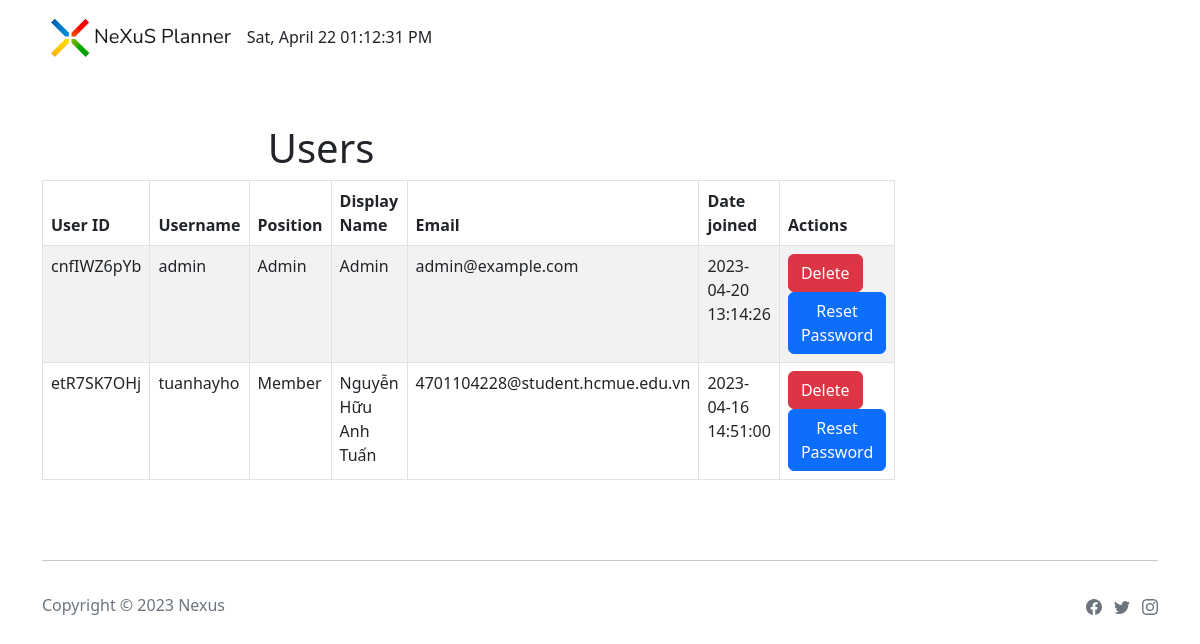
The page /users.php on the database its author committed.
### tables this page shows
CREATE TABLE `user` (
  `UserID` varchar(50) NOT NULL,
  `UserName` varchar(50) DEFAULT NULL,
  `FullName` varchar(100) DEFAULT NULL,
  `Email` varchar(50) DEFAULT NULL,
  `Password` varchar(100) DEFAULT NULL,
  `Position` varchar(50) DEFAULT NULL,
  `JoinDate` timestamp NOT NULL DEFAULT current_timestamp()
);

### users.php (the view, shortened to what this page needs)
<?php
include_once "header.php";
include("includes/db.php");
?>
<div class="container">
    <div id="usersbox" style="margin-top:50px;" class="mainbox col-md-6 col-md-offset-3 col-sm-8 col-sm-offset-2">
        <h1 class="text-center">Users </h1>
        <table class="table table-striped table-bordered table-hover">
            <thead class="thead-light">
                <tr>
                    <th scope="row">User ID</th>
                    <th scope="row">Username</th>
                    <th scope="row">Position</th>
                    <th scope="row">Display Name</th>
                    <th scope="row">Email</th>
                    <th scope="row">Date joined</th>
                    <th scope="row">Actions</th>
                </tr>
            </thead>
            <tbody>
                <?php
                $sql = "SELECT * FROM user";
                $result = mysqli_query($conn, $sql);
                if (mysqli_num_rows($result) > 0) {
                    while ($row = mysqli_fetch_assoc($result)) {
                        echo "<tr>";
                        echo "<td>" . $row["UserID"] . "</td>";
                        echo "<td>" . $row["UserName"] . "</td>";
                        echo "<td>" . $row["Position"] . "</td>";
                        echo "<td>" . $row["FullName"] . "</td>";
                        echo "<td>" . $row["Email"] . "</td>";
                        echo "<td>" . $row["JoinDate"] . "</td>";
                        echo '<td>
                                <form method="post" action="delete_user.php">
                                    <input type="hidden" name="user_id" value="' . $row["UserID"] . '">
                                    <button type="submit" class="btn btn-danger">Delete</button>
                                </form>
                                <form method="post" action="reset_password.php">
                                    <input type="hidden" name="user_id" value="' . $row["UserID"] . '">
                                    <button type="submit" class="btn btn-primary">Reset Password</button>
                                </form>
                            </td>';
                        echo "</tr>";
                    }
                } else {
                    echo "<tr><td colspan='4'>No users found</td></tr>";
                }
                ?>
            </tbody>
        </table>
    </div>
</div>
<?php
include_once "footer.php";
?>

### rows shown on the page
user: UserID "cnfIWZ6pYb", UserName "admin", Position "Admin", FullName "Admin", Email "admin@example.com", JoinDate "2023-04-20 13:14:26"
user: UserID "etR7SK7OHj", UserName "tuanhayho", Position "Member", FullName "Nguyễn Hữu Anh Tuấn", Email "4701104228@student.hcmue.edu.vn", JoinDate "2023-04-16 14:51:00"

### other values the page prints
getCurrentDateTime() "Sat, April 22 01:12:31 PM"
